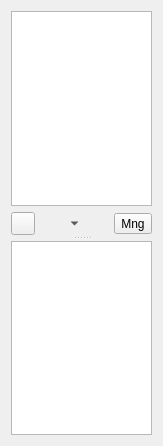
<?xml version="1.0" encoding="UTF-8"?>
<ui version="4.0">
 <class>AttendBase</class>
 <widget class="QWidget" name="AttendBase">
  <property name="geometry">
   <rect>
    <x>0</x>
    <y>0</y>
    <width>163</width>
    <height>446</height>
   </rect>
  </property>
  <property name="windowTitle">
   <string>Form</string>
  </property>
  <property name="locale">
   <locale language="English" country="UnitedStates"/>
  </property>
  <layout class="QVBoxLayout" name="verticalLayout_3">
   <item>
    <widget class="QSplitter" name="splitter">
     <property name="locale">
      <locale language="English" country="UnitedKingdom"/>
     </property>
     <property name="frameShape">
      <enum>QFrame::NoFrame</enum>
     </property>
     <property name="lineWidth">
      <number>1</number>
     </property>
     <property name="orientation">
      <enum>Qt::Vertical</enum>
     </property>
     <property name="handleWidth">
      <number>6</number>
     </property>
     <widget class="QWidget" name="verticalLayoutWidget">
      <layout class="QVBoxLayout" name="verticalLayout">
       <item>
        <widget class="QTreeView" name="sheetTreeView">
         <property name="minimumSize">
          <size>
           <width>0</width>
           <height>0</height>
          </size>
         </property>
         <property name="acceptDrops">
          <bool>true</bool>
         </property>
         <property name="editTriggers">
          <set>QAbstractItemView::NoEditTriggers</set>
         </property>
         <property name="dragEnabled">
          <bool>true</bool>
         </property>
         <property name="dragDropMode">
          <enum>QAbstractItemView::DragDrop</enum>
         </property>
         <property name="defaultDropAction">
          <enum>Qt::CopyAction</enum>
         </property>
         <property name="selectionMode">
          <enum>QAbstractItemView::ExtendedSelection</enum>
         </property>
         <property name="selectionBehavior">
          <enum>QAbstractItemView::SelectItems</enum>
         </property>
         <property name="indentation">
          <number>10</number>
         </property>
         <property name="sortingEnabled">
          <bool>false</bool>
         </property>
         <property name="animated">
          <bool>true</bool>
         </property>
         <property name="headerHidden">
          <bool>false</bool>
         </property>
         <attribute name="headerVisible">
          <bool>false</bool>
         </attribute>
        </widget>
       </item>
       <item>
        <layout class="QHBoxLayout" name="horizontalLayout">
         <item>
          <widget class="QToolButton" name="povButton">
           <property name="toolTip">
            <string>Set the point of view</string>
           </property>
           <property name="text">
            <string/>
           </property>
           <property name="icon">
            <iconset resource="../pics.qrc">
             <normaloff>:/pics/eye_pencil.png</normaloff>:/pics/eye_pencil.png</iconset>
           </property>
          </widget>
         </item>
         <item>
          <widget class="QToolButton" name="collapseButton">
           <property name="sizePolicy">
            <sizepolicy hsizetype="Preferred" vsizetype="Fixed">
             <horstretch>0</horstretch>
             <verstretch>0</verstretch>
            </sizepolicy>
           </property>
           <property name="minimumSize">
            <size>
             <width>0</width>
             <height>20</height>
            </size>
           </property>
           <property name="text">
            <string>...</string>
           </property>
           <property name="autoRaise">
            <bool>true</bool>
           </property>
           <property name="arrowType">
            <enum>Qt::DownArrow</enum>
           </property>
          </widget>
         </item>
         <item>
          <widget class="QToolButton" name="manageButton">
           <property name="text">
            <string>Mng</string>
           </property>
           <property name="icon">
            <iconset resource="../pics.qrc">
             <normaloff>:/pics/meeting-organizer.png</normaloff>:/pics/meeting-organizer.png</iconset>
           </property>
          </widget>
         </item>
        </layout>
       </item>
      </layout>
     </widget>
     <widget class="QWidget" name="verticalLayoutWidget_2">
      <layout class="QVBoxLayout" name="verticalLayout_2">
       <item>
        <widget class="QTreeView" name="globalTreeView">
         <property name="acceptDrops">
          <bool>true</bool>
         </property>
         <property name="verticalScrollBarPolicy">
          <enum>Qt::ScrollBarAsNeeded</enum>
         </property>
         <property name="editTriggers">
          <set>QAbstractItemView::NoEditTriggers</set>
         </property>
         <property name="dragEnabled">
          <bool>false</bool>
         </property>
         <property name="dragDropMode">
          <enum>QAbstractItemView::DragDrop</enum>
         </property>
         <property name="defaultDropAction">
          <enum>Qt::CopyAction</enum>
         </property>
         <property name="selectionMode">
          <enum>QAbstractItemView::ExtendedSelection</enum>
         </property>
         <property name="selectionBehavior">
          <enum>QAbstractItemView::SelectItems</enum>
         </property>
         <property name="indentation">
          <number>10</number>
         </property>
         <property name="uniformRowHeights">
          <bool>false</bool>
         </property>
         <property name="sortingEnabled">
          <bool>false</bool>
         </property>
         <property name="animated">
          <bool>true</bool>
         </property>
         <attribute name="headerVisible">
          <bool>false</bool>
         </attribute>
        </widget>
       </item>
      </layout>
     </widget>
    </widget>
   </item>
  </layout>
 </widget>
 <resources>
  <include location="../pics.qrc"/>
 </resources>
 <connections/>
</ui>
